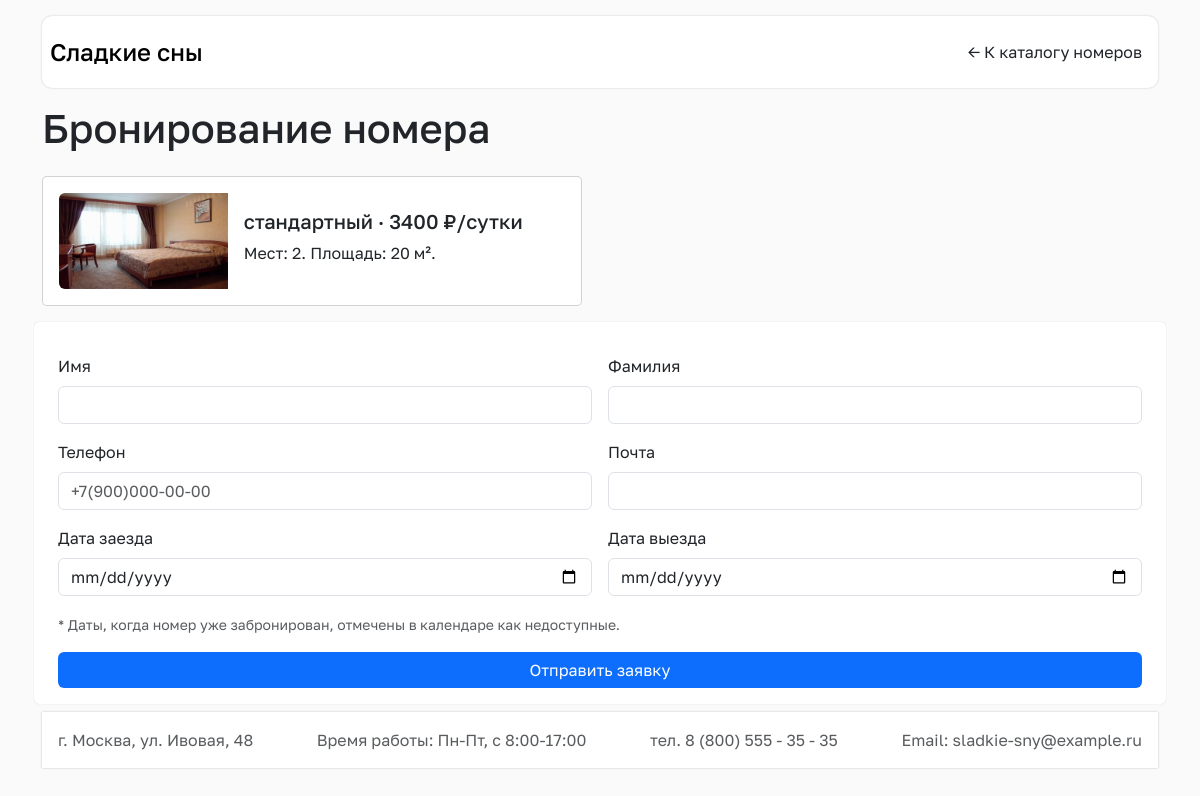
The app's page /order.php?room=2 with its own data.
### tables this page shows
CREATE TABLE `rooms` (
  `id`          INT UNSIGNED NOT NULL AUTO_INCREMENT,
  `category`    ENUM('стандартный','студия','люкс') NOT NULL DEFAULT 'стандартный',
  `price`       DECIMAL(10,2) NOT NULL,
  `seats`       TINYINT UNSIGNED NOT NULL DEFAULT 1,
  `area`        DECIMAL(6,2) DEFAULT NULL,
  `has_ac`      TINYINT(1) NOT NULL DEFAULT 0,      
  `has_tv`      TINYINT(1) NOT NULL DEFAULT 0,      
  `has_fridge`  TINYINT(1) NOT NULL DEFAULT 0,      
  `has_wifi`    TINYINT(1) NOT NULL DEFAULT 0,      
  `has_minibar` TINYINT(1) NOT NULL DEFAULT 0,      
  `description` TEXT,
  `image`       VARCHAR(255) DEFAULT NULL,
  PRIMARY KEY (`id`),
  KEY `idx_category` (`category`),
  KEY `idx_price` (`price`)
);

### config.php (called while the page is built, shortened)
<?php
function e($value)
{
    return htmlspecialchars((string)$value, ENT_QUOTES, 'UTF-8');
}

### order.php (the view, shortened to what this page needs)
<?php
require_once __DIR__ . '/config.php';
$pdo = db();
$roomId = isset($_GET['room']) ? (int)$_GET['room'] : 0;
$roomStmt = $pdo->prepare('SELECT * FROM rooms WHERE id = :id');
$roomStmt->execute([':id' => $roomId]);
$room = $roomStmt->fetch();
$old = [
    'surname' => '', 'firstname' => '', 'phone' => '', 'email' => '',
    'check_in' => '', 'check_out' => '',
];
?>
<!doctype html>
<html lang="ru">
<head>
    <link rel="stylesheet" href="css/bootstrap.min.css">
    <link rel="stylesheet" href="css/index.css">
</head>
<body class="container">
<header class="d-flex flex-wrap justify-content-center py-3">
    <a href="index.php" class="d-flex align-items-center mb-3 mb-md-0 me-md-auto link-body-emphasis text-decoration-none">
        <span class="fs-4 mx-2 fw-medium">Сладкие сны</span>
    </a>
    <ul class="nav">
        <li class="nav-item"><a href="index.php" class="nav-link">← К каталогу номеров</a></li>
    </ul>
</header>
<?php if (!isset($success) || !$success): ?>
<main>
    <div class="d-flex justify-content-between flex-wrap align-items-center">
        <h1>Бронирование номера</h1>
    </div>
    <div class="card mb-3" style="max-width: 540px;">
        <div class="row g-0">
            <div class="col-md-4">
                <?php $img = file_exists(__DIR__ . '/img/' . $room['image']) ? 'img/' . $room['image'] : 'img/standart.png'; ?>
                <img src="<?php echo e($img); ?>" class="img-fluid rounded-start" alt="<?php echo e($room['category']); ?>">
            </div>
            <div class="col-md-8">
                <div class="card-body">
                    <h5 class="card-title"><?php echo e(ucfirst($room['category'])); ?> · <?php echo e((int)$room['price']); ?> ₽/сутки</h5>
                    <p class="card-text">Мест: <?php echo e((int)$room['seats']); ?>. Площадь: <?php echo e((int)$room['area']); ?> м².</p>
                </div>
            </div>
        </div>
    </div>
    <form class="row g-3 needs-validation my-2" novalidate method="post"
          action="order.php?room=<?php echo (int)$roomId; ?>">
        <div class="col-md-6">
            <label for="firstname" class="form-label">Имя</label>
            <input type="text" class="form-control" id="firstname" name="firstname"
                   value="<?php echo e($old['firstname']); ?>" required>
        </div>
        <div class="col-md-6">
            <label for="surname" class="form-label">Фамилия</label>
            <input type="text" class="form-control" id="surname" name="surname"
                   value="<?php echo e($old['surname']); ?>" required>
        </div>
        <div class="col-md-6">
            <label for="phone" class="form-label">Телефон</label>
            <input type="text" class="form-control" id="phone" name="phone"
                   value="<?php echo e($old['phone']); ?>" placeholder="+7(900)000-00-00" required>
        </div>
        <div class="col-md-6">
            <label for="email" class="form-label">Почта</label>
            <input type="text" class="form-control" id="email" name="email"
                   value="<?php echo e($old['email']); ?>" required>
        </div>
        <div class="col-md-6">
            <label for="check_in" class="form-label">Дата заезда</label>
            <input type="date" class="form-control" id="check_in" name="check_in"
                   min="<?php echo date('Y-m-d'); ?>"
                   value="<?php echo e($old['check_in']); ?>" required>
        </div>
        <div class="col-md-6">
            <label for="check_out" class="form-label">Дата выезда</label>
            <input type="date" class="form-control" id="check_out" name="check_out"
                   value="<?php echo e($old['check_out']); ?>" required>
        </div>
        <div class="col-12">
            <span class="text-muted small">* Даты, когда номер уже забронирован, отмечены в календаре как недоступные.</span>
        </div>
        <div class="d-grid gap-2">
            <button class="btn btn-primary" type="submit">Отправить заявку</button>
        </div>
    </form>
</main>
<?php endif; ?>
<footer class="py-2 my-2">
    <ul class="nav justify-content-between align-items-center">
        <li class="nav-item"><span class="nav-link text-body-secondary">г. Москва, ул. Ивовая, 48</span></li>
        <li class="nav-item"><span class="nav-link text-body-secondary">Время работы: Пн-Пт, с 8:00-17:00</span></li>
        <li class="nav-item"><a href="tel:88005553535" class="nav-link text-body-secondary">тел. 8 (800) 555 - 35 - 35</a></li>
        <li class="nav-item"><a href="mailto:sladkie-sny@example.ru" class="nav-link text-body-secondary">Email: sladkie-sny@example.ru</a></li>
    </ul>
</footer>
</body>
</html>

### css/index.css (style rules this page uses)
body { background: #FAFAFA; color: #212529; font-size: 16px; font-family: "Golos", sans-serif; }
header { margin: 1rem 0; border-radius: 10px; box-shadow: 0 0 2px 0 rgba(33, 37, 41, 0.25); background: rgb(255, 255, 255); }
footer { box-shadow: 0 0 2px 0 rgba(33, 37, 41, 0.25); background: rgb(255, 255, 255); }
.nav-link { color: #212529; }
.btn { border: none; }
form { padding: 1rem; border-radius: 5px; box-shadow: 0 0 1px 0 rgba(33, 37, 41, 0.25); background: rgb(255, 255, 255); margin: 1rem 0; transition: all .3s ease-in-out; }

### records on screen
rooms: image (picture), category "стандартный", price "3400", seats "2", area "20"
